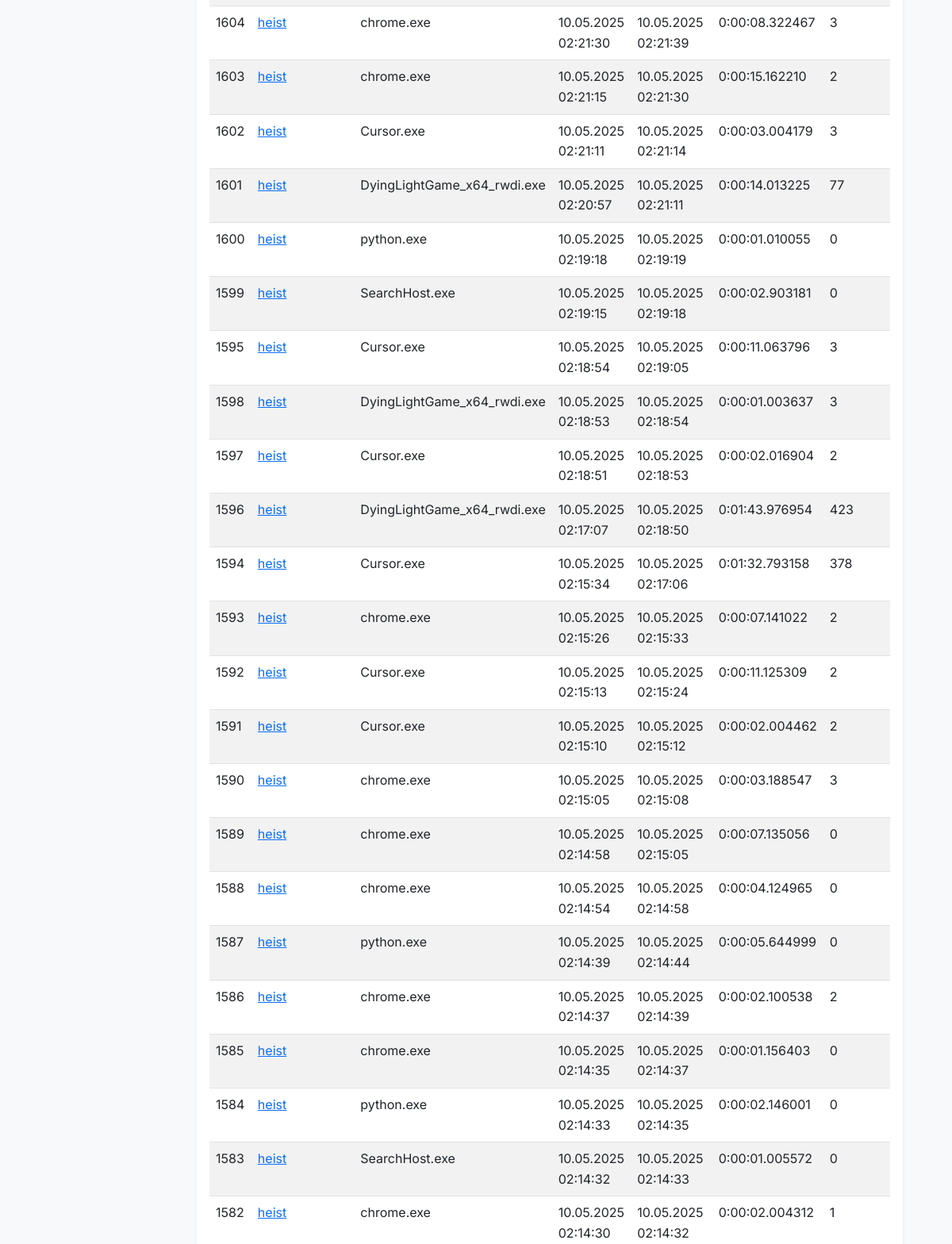
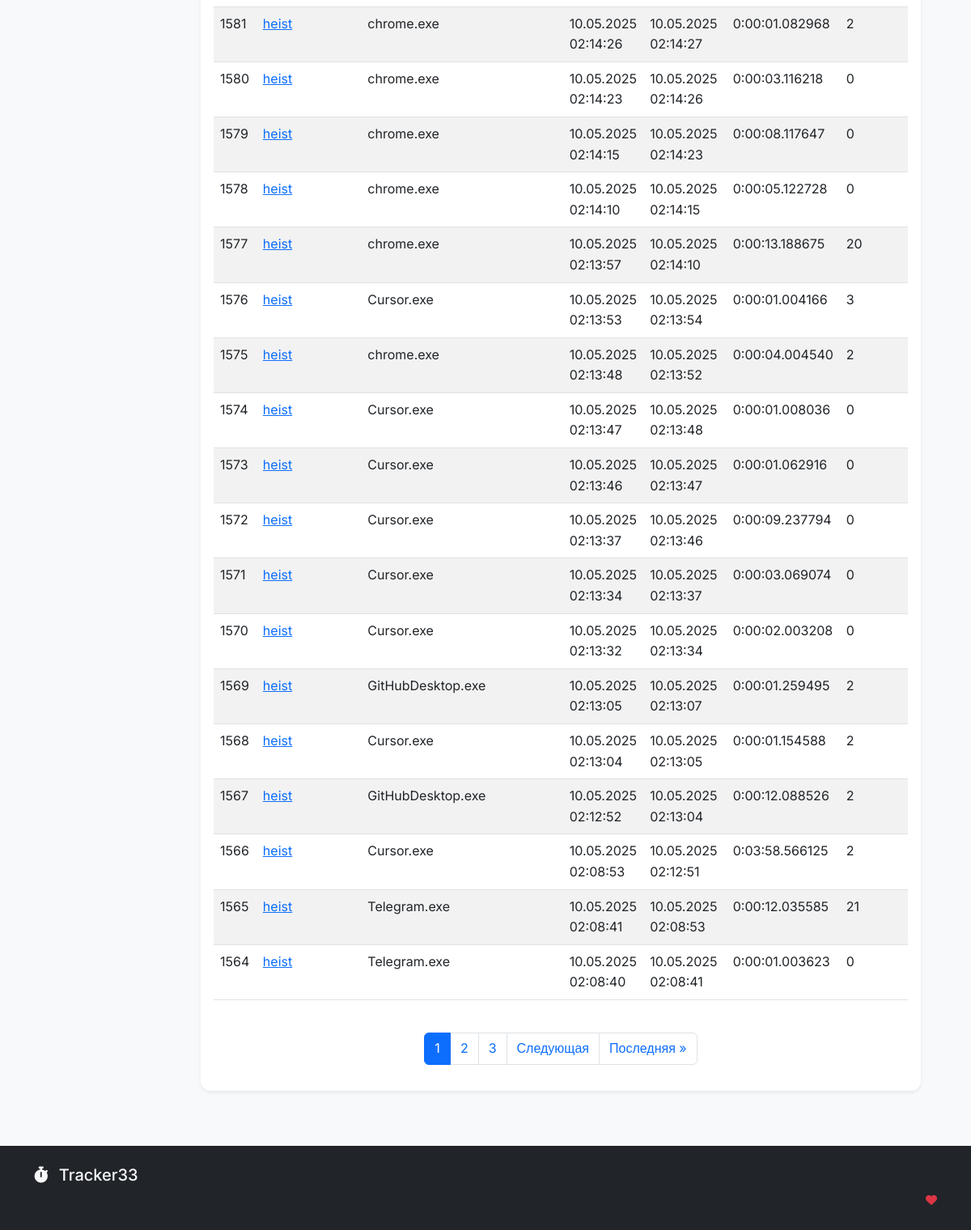
The app's page /admin-panel/activities/ (signed in, lower part), older data (2 pictures, top to bottom).
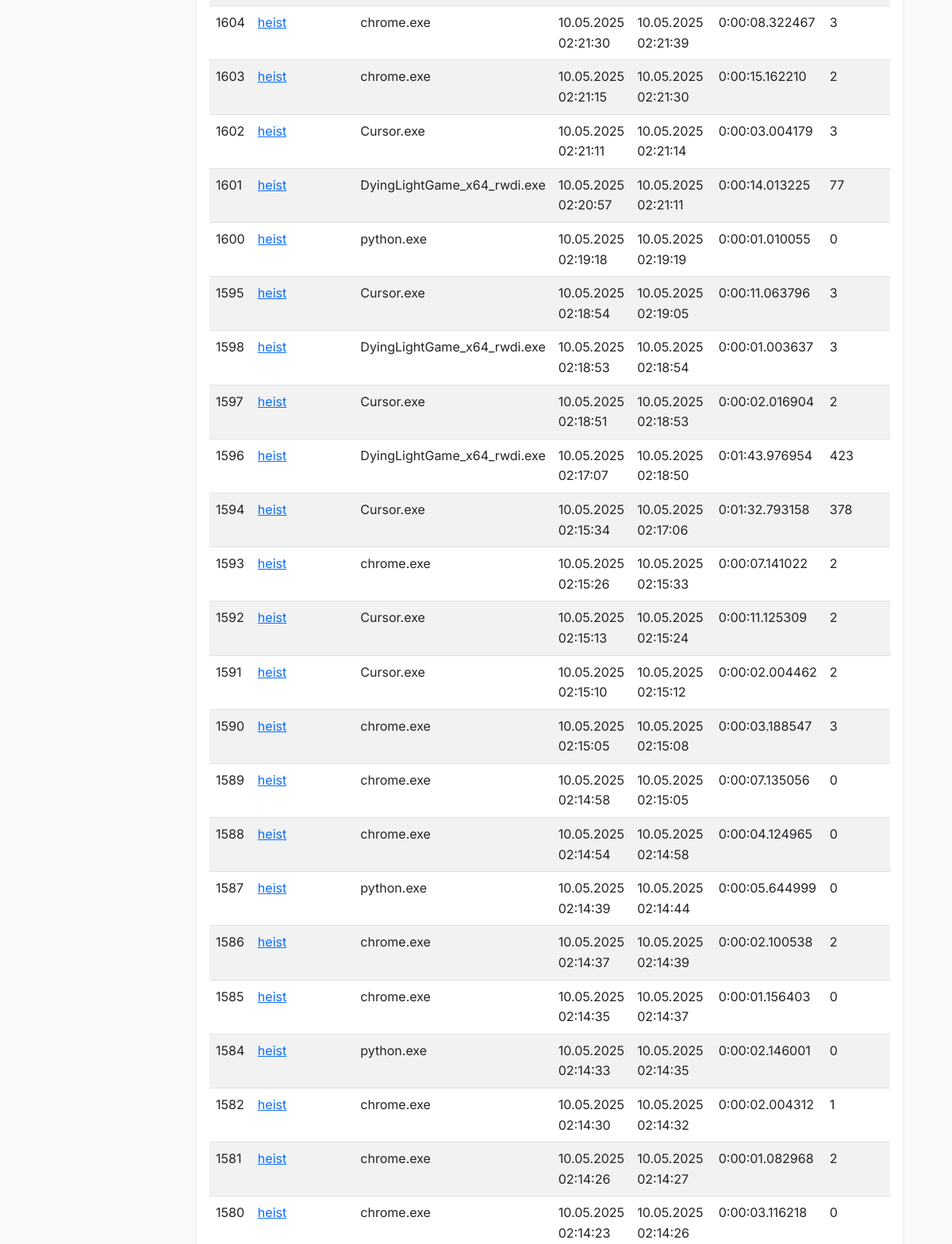
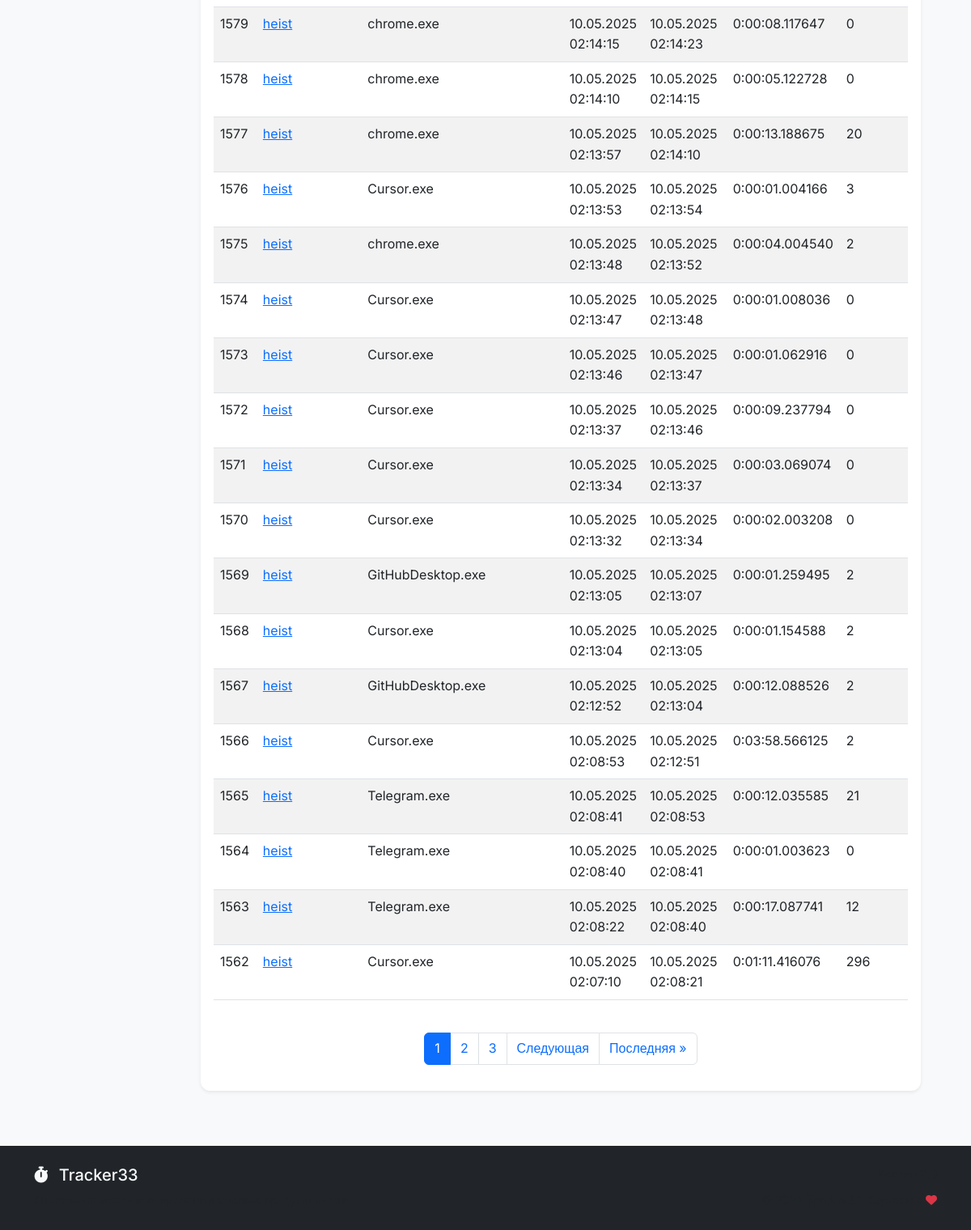
The same page, newer data (2 pictures, top to bottom).
### tracking/models.py (models this page shows, shortened)
class UserActivity(models.Model):
    user = models.ForeignKey(CustomUser, on_delete=models.CASCADE, verbose_name='Пользователь')
    application = models.ForeignKey(Application, on_delete=models.CASCADE, verbose_name='Приложение')
    start_time = models.DateTimeField(verbose_name='Время начала')
    end_time = models.DateTimeField(verbose_name='Время окончания')
    duration = models.DurationField(verbose_name='Длительность', null=True, blank=True)
    keyboard_presses = models.IntegerField(default=0, verbose_name='Количество нажатий клавиш')
    class Meta:
        verbose_name = 'Активность пользователя'
        verbose_name_plural = 'Активности пользователей'
        indexes = [
            models.Index(fields=['user', 'start_time']),
            models.Index(fields=['user', 'end_time']),
            models.Index(fields=['application', 'start_time']),
            models.Index(fields=['application', 'end_time']),
        ]

class Application(models.Model):
    user = models.ForeignKey(CustomUser, on_delete=models.CASCADE, related_name='tracked_apps', null=True, blank=True)
    name = models.CharField(max_length=255, verbose_name='Название приложения')
    process_name = models.CharField(max_length=255, verbose_name='Имя процесса')
    is_active = models.BooleanField(default=True, verbose_name='Активно')
    is_productive = models.BooleanField(default=False, verbose_name='Полезное приложение')
    created_at = models.DateTimeField(default=timezone.now)
    updated_at = models.DateTimeField(auto_now=True)
    class Meta:
        verbose_name = 'Приложение'
        verbose_name_plural = 'Приложения'
        unique_together = ('user', 'process_name')
        ordering = ['name']
        indexes = [
            models.Index(fields=['user', 'is_active']),
            models.Index(fields=['user', 'is_productive']),
            models.Index(fields=['process_name']),
        ]

### users/models.py (models this page shows, shortened)
class CustomUser(AbstractUser):
    groups = models.ManyToManyField(
        'auth.Group',
        verbose_name='groups',
        blank=True,
        help_text='The groups this user belongs to.',
        related_name='custom_user_set',
        related_query_name='custom_user'
    )
    user_permissions = models.ManyToManyField(
        'auth.Permission',
        verbose_name='user permissions',
        blank=True,
        help_text='Specific permissions for this user.',
        related_name='custom_user_set',
        related_query_name='custom_user'
    )
    department = models.CharField(max_length=100, verbose_name='Отдел')
    position = models.CharField(max_length=100, verbose_name='Должность')
    is_active_tracking = models.BooleanField(default=True, verbose_name='Активное отслеживание')
    class Meta:
        verbose_name = 'Пользователь'
        verbose_name_plural = 'Пользователи'

### admin_panel/views.py (the view)
# urls.py: path('activities/', views.ActivityListView.as_view(), name='activities'),
class ActivityListView(LoginRequiredMixin, SuperUserRequiredMixin, ListView):
    model = UserActivity
    template_name = 'admin_panel/activity_list.html'
    context_object_name = 'activities'
    paginate_by = 50
    def get_queryset(self):
        return UserActivity.objects.select_related('user', 'application').order_by('-start_time')

### admin_panel/views.py (called while the page is built)
    def test_func(self):
        return self.request.user.is_superuser

### tracking/logging.py (called while the page is built)
    @staticmethod
    def log_view_performance(view_name, response_time, status_code):
        log_data = {
            'timestamp': datetime.now().isoformat(),
            'view_name': view_name,
            'response_time': response_time,
            'status_code': status_code
        }
        performance_logger.info(json.dumps(log_data))

### templates/admin_panel/activity_list.html (shortened to what this page needs)
{% extends 'admin_panel/base_admin.html' %}
{% block admin_content %}
<div class="card">
    <div class="card-body">
        <div class="table-responsive">
            <table class="table table-striped">
                <tbody>
                    {% for activity in activities %}
                    <tr>
                        <td>{{ activity.id }}</td>
                        <td>
                            <a href="{% url 'admin_panel:user_detail' activity.user.id %}">
                                {{ activity.user.username }}
                            </a>
                        </td>
                        <td>{{ activity.application.name }}</td>
                        <td>{{ activity.start_time|date:"d.m.Y H:i:s" }}</td>
                        <td>{{ activity.end_time|date:"d.m.Y H:i:s" }}</td>
                        <td>{{ activity.duration }}</td>
                        <td>{{ activity.keyboard_presses }}</td>
                    </tr>
                    {% empty %}
                    <tr>
                        <td colspan="7" class="text-center">Нет активности</td>
                    </tr>
                    {% endfor %}
                </tbody>
            </table>
        </div>
        {% if is_paginated %}
        <div class="pagination justify-content-center mt-4">
            <ul class="pagination">
                {% for num in paginator.page_range %}
                    {% if page_obj.number == num %}
                        <li class="page-item active">
                            <span class="page-link">{{ num }}</span>
                        </li>
                    {% elif num > page_obj.number|add:'-3' and num < page_obj.number|add:'3' %}
                        <li class="page-item">
                            <a class="page-link" href="?page={{ num }}">{{ num }}</a>
                        </li>
                    {% endif %}
                {% endfor %}
                {% if page_obj.has_next %}
                    <li class="page-item">
                        <a class="page-link" href="?page={{ page_obj.next_page_number }}">Следующая</a>
                    </li>
                    <li class="page-item">
                        <a class="page-link" href="?page={{ paginator.num_pages }}">Последняя &raquo;</a>
                    </li>
                {% endif %}
            </ul>
        </div>
        {% endif %}
    </div>
</div>
{% endblock %}

Row changes from the older to the newer data that the page shows:
removed UserActivity: id "1599", user.username "heist", application.name "SearchHost.exe", start_time "10.05.2025 02:19:15", end_time "10.05.2025 02:19:18", duration "0:00:02.903181", keyboard_presses "0"
removed UserActivity: id "1583", user.username "heist", application.name "SearchHost.exe", start_time "10.05.2025 02:14:32", end_time "10.05.2025 02:14:33", duration "0:00:01.005572", keyboard_presses "0"
now on this page (row edited): UserActivity: id "1563", user.username "heist", application.name "Telegram.exe", start_time "10.05.2025 02:08:22", end_time "10.05.2025 02:08:40", duration "0:00:17.087741", keyboard_presses "12"
now on this page (row edited): UserActivity: id "1562", user.username "heist", application.name "Cursor.exe", start_time "10.05.2025 02:07:10", end_time "10.05.2025 02:08:21", duration "0:01:11.416076", keyboard_presses "296"
